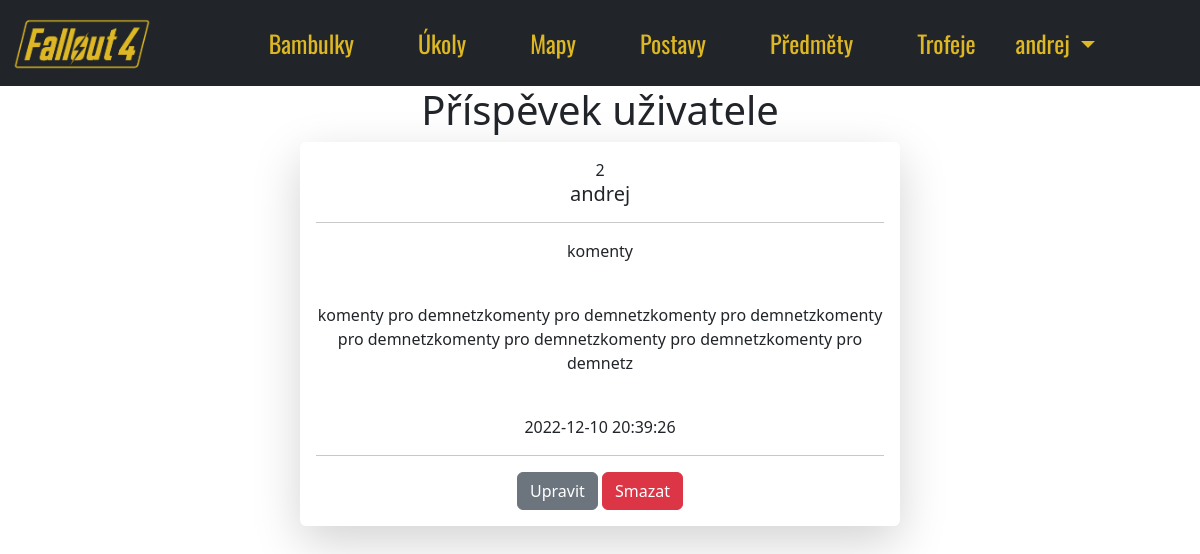
Page /post/2 (signed in) on the earlier database version.
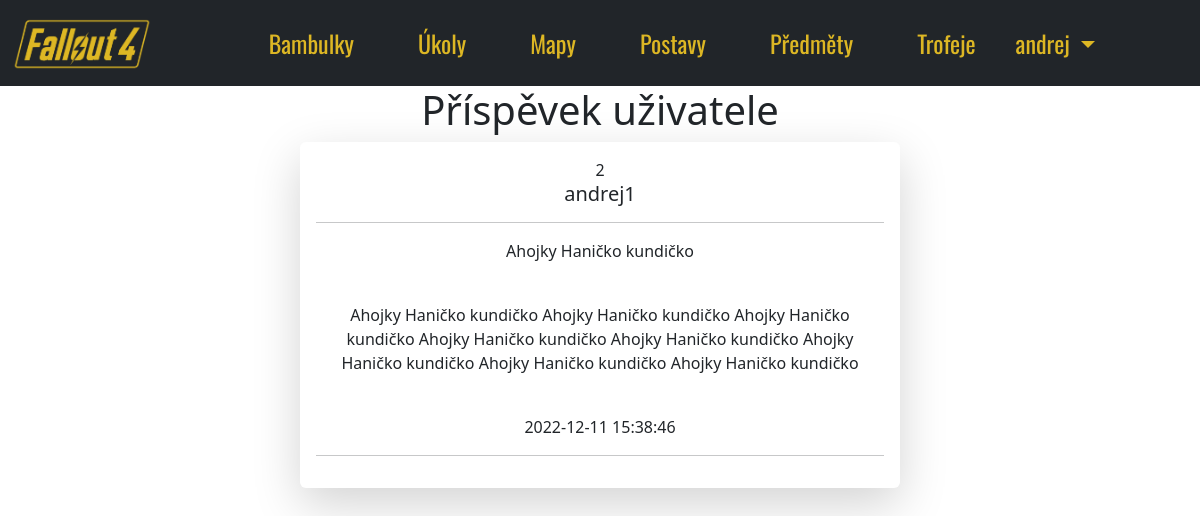
Same page on the later database version.
### website/models.py (models this page shows)
class User(db.Model, UserMixin):
    id = db.Column(db.Integer, primary_key=True)
    email = db.Column(db.String(150), unique=True)
    username = db.Column(db.String(150), unique=True)
    password = db.Column(db.String(150))
    date_created = db.Column(db.DateTime(timezone=True), default=func.now())
    posts = db.relationship('Post', backref='user', passive_deletes=True)
    comments = db.relationship('Comment', backref='user', passive_deletes=True)
    likes = db.relationship('Like', backref='user', passive_deletes=True)

class Post(db.Model):
    id = db.Column(db.Integer, primary_key=True)
    text = db.Column(db.Text, nullable=False)
    title = db.Column(db.String(150), nullable=False)
    date_created = db.Column(db.DateTime(timezone=True), default=func.now())
    author = db.Column(db.Integer, db.ForeignKey('user.id', ondelete="CASCADE"), nullable=False)
    comments = db.relationship('Comment', backref='post', passive_deletes=True)
    likes = db.relationship('Like', backref='post', passive_deletes=True)

### website/views.py (the view)
@views.route('/post/<int:id>')
@login_required
def post(id):
    post = Post.query.filter_by(id=id).first()
    if not post:
        flash('Příspěvek neexistuje', category='error')
    else:
        return render_template('post.html', post=post, id=id, user=current_user)

### website/__init__.py (called while the page is built)
def create_app():
    app = Flask(__name__)
    app.config['SECRET_KEY']= 'key'
    app.config['SQLALCHEMY_DATABASE_URI'] = f'sqlite:///{DB_NAME}'
    db.init_app(app)
    from .views import views
    from .auth import auth
    app.register_blueprint(views, url_prefix=('/'))
    app.register_blueprint(auth, url_prefix=('/'))
    from .models import User, Post, Comment, Like
    create_database(app)
    login_manager = LoginManager()
    login_manager.login_view = 'auth.login'
    login_manager.init_app(app)
    @login_manager.user_loader
    def load_user(id):
        return User.query.get(int(id))
    return app

### website/templates/post.html
{% extends 'base.html' %}
{% block content %}
<center>
<h1>Příspěvek uživatele {{username}}</h1>
<div class="shadow-lg p-3 mb-5 bg-body rounded w-50 post-div">
    {{ post.id }} <br>
<h5>{{ post.user.username }} <br></h5>
<hr>
<p>{{ post.title}}</p> <br>
    <p>{{ post.text|safe }}</p> <br>
    {{ post.date_created }} <br>
    <hr>
    {% if user.id == post.author %}
    <a href="/edit_post/{{post.id}}" class="btn btn-secondary">Upravit</a>
    <a href="/delete_post/{{post.id}}" class="btn btn-danger">Smazat</a>
    {% endif %}
</div>
</center>
{% endblock %}

### website/templates/navbar.html (shortened to what this page needs)
<nav class="navbar navbar-expand-lg bg-dark">
    <div class="container-fluid">
      <a href="/home"> <img class="fallout-logo" src="{{url_for('static', filename='images/logo.png')}}" alt="Bootstrap"></a>
      <div class="collapse navbar-collapse  justify-content-center" id="navbarNav">
        <ul class="navbar-nav">
          <li class="nav-item px-4">
            <a class="nav-link" aria-current="page" href="#">Bambulky</a>
          </li>
          <li class="nav-item px-4">
            <a class="nav-link" href="#">Úkoly</a>
          </li>
          <li class="nav-item px-4">
            <a class="nav-link" href="#">Mapy</a>
          </li>
          <li class="nav-item px-4">
            <a class="nav-link" href="#">Postavy</a>
          </li>
          <li class="nav-item px-4">
              <a class="nav-link" href="#">Předměty</a>
            </li>
            <li class="nav-item px-4">
              <a class="nav-link" href="#">Trofeje</a>
            </li>
            <li class="nav-item dropdown">
                <a class="nav-link dropdown-toggle" href="#" role="button" data-bs-toggle="dropdown" aria-expanded="false">
                  {% if user.is_authenticated %}
                  {{current_user.username}}
                  {% else %}
                  Přihlášení
                  {% endif %}
                </a>
        </li>
        </ul>
      </div>
    </div>
  </nav>

Differences in the rows shown:
changed Post id 2: title "komenty" → "Ahojky Haničko kundičko"; text "komenty pro demnetzkomenty pro demnetzkomenty pro demnetzkomenty pro demnetzkomenty pro demnetzkomenty pro demnetzkomenty pro demnetz" → "Ahojky Haničko kundičko Ahojky Haničko kundičko Ahojky Haničko kundičko Ahojky Haničko kundičko Ahojky Haničko kundičko Ahojky Haničko kundičko Ahojky Haničko kundičko Ahojky Haničko kundičko"; date_created "2022-12-10 20:39:26" → "2022-12-11 15:38:46"; author 1 → 2 (drawn)
now on this page (row edited): User: user.username "andrej1"
Other differences:
{{ post.user.username }}: "andrej" → "andrej1"
text no longer shown: "Upravit Smazat"
